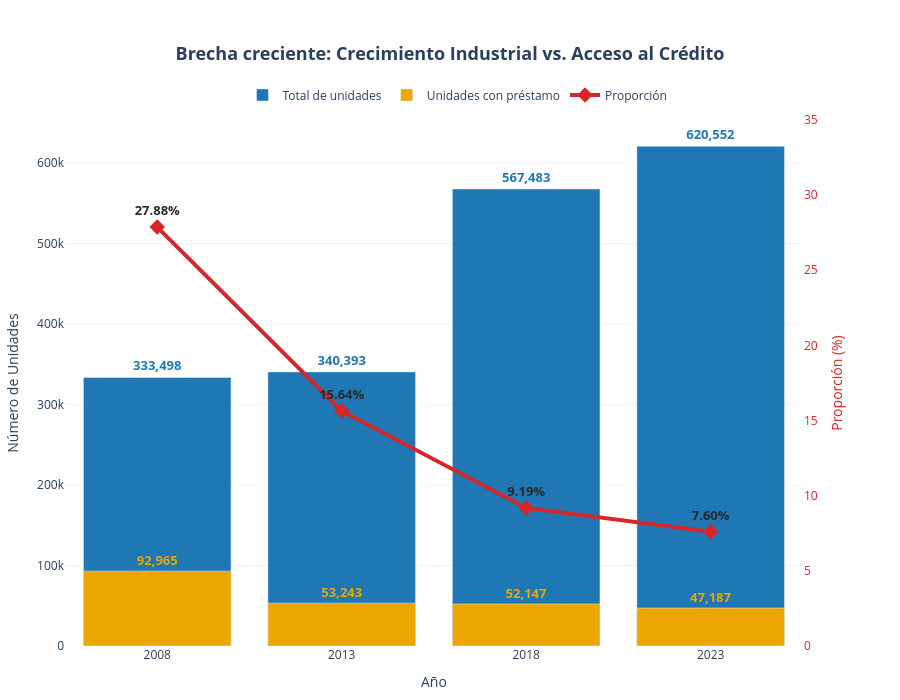

The notebook cell this image was saved under:
### Code cell
numero_unidades = pd.to_numeric(df_932['Numero de unidades'].astype(str).str.replace(',', '', regex=False))
total_unidades = pd.to_numeric(df_932['Total de unidades'].astype(str).str.replace(',', '', regex=False))
proporcion_unidades = pd.to_numeric(df_932['Proporcion de unidades'])
periodos = df_932['Periodo'].astype(str)

fig = make_subplots(specs=[[{"secondary_y": True}]])

fig.add_trace(
    go.Bar(
        x=periodos,
        y=total_unidades,
        name='Total de unidades',
        marker_color='#1f77b4',
        text=[f"{v:,.0f}" for v in total_unidades],
        textposition='outside',
        insidetextanchor='end',
        textfont=dict(size=13, color='#1f77b4', weight='bold'),
        offsetgroup=1
    ),
    secondary_y=False
)

fig.add_trace(
    go.Bar(
        x=periodos,
        y=numero_unidades,
        name='Unidades con préstamo',
        marker_color="#eca601",
        text=[f"{v:,.0f}" for v in numero_unidades],
        textposition='outside',
        cliponaxis=False,
        textfont=dict(size=15, color='#eca601', weight='bold'),
        offsetgroup=1
    ),
    secondary_y=False
)

fig.add_trace(
    go.Scatter(
        x=periodos,
        y=proporcion_unidades,
        name='Proporción',
        mode='lines+markers+text',
        marker=dict(symbol='diamond', size=12, color='#d62728'),
        line=dict(color='#d62728', width=4),
        text=[f"{v:.2f}%" for v in proporcion_unidades],
        textposition='top center',
        cliponaxis=False,
        textfont=dict(color='#282828', size=13, weight='bold')
    ),
    secondary_y=True
)

fig.update_layout(
    title=dict(
        text='<b>Brecha creciente: Crecimiento Industrial vs. Acceso al Crédito</b>',
        x=0.5,
        font=dict(size=18)
    ),
    xaxis=dict(title='Año', tickmode='linear'),
    yaxis=dict(title='Número de Unidades', showgrid=True, gridcolor='rgba(0,0,0,0.05)'),
    yaxis2=dict(title='Proporción (%)', range=[0, 35], color='#d62728', overlaying='y', side='right'),
    barmode='overlay',
    plot_bgcolor='white',
    margin=dict(t=120, b=50, l=50, r=50),
    legend=dict(orientation="h", yanchor="bottom", y=1.02, xanchor="center", x=0.5),
    uniformtext=dict(minsize=12, mode='show'),
    height=700
)

fig.show()

### Figure 1 — Plotly figure (JSON) as saved in the notebook; plotly's stock layout.template omitted (floating-point values rounded to 4 significant figures)
{"data": [{"insidetextanchor": "end", "marker": {"color": "#1f77b4"}, "name": "Total de unidades", "offsetgroup": "1", "text": ["333,498", "340,393", "567,483", "620,552"], "textfont": {"color": "#1f77b4", "size": 13, "weight": "bold"}, "textposition": "outside", "type": "bar", "x": ["2008", "2013", "2018", "2023"], "xaxis": "x", "y": [333498, 340393, 567483, 620552], "yaxis": "y"}, {"cliponaxis": false, "marker": {"color": "#eca601"}, "name": "Unidades con préstamo", "offsetgroup": "1", "text": ["92,965", "53,243", "52,147", "47,187"], "textfont": {"color": "#eca601", "size": 15, "weight": "bold"}, "textposition": "outside", "type": "bar", "x": ["2008", "2013", "2018", "2023"], "xaxis": "x", "y": [92965, 53243, 52147, 47187], "yaxis": "y"}, {"cliponaxis": false, "line": {"color": "#d62728", "width": 4}, "marker": {"color": "#d62728", "size": 12, "symbol": "diamond"}, "mode": "lines+markers+text", "name": "Proporción", "text": ["27.88%", "15.64%", "9.19%", "7.60%"], "textfont": {"color": "#282828", "size": 13, "weight": "bold"}, "textposition": "top center", "type": "scatter", "x": ["2008", "2013", "2018", "2023"], "xaxis": "x", "y": [27.88, 15.64, 9.189, 7.604], "yaxis": "y2"}], "layout": {"barmode": "overlay", "height": 700, "legend": {"orientation": "h", "x": 0.5, "xanchor": "center", "y": 1.02, "yanchor": "bottom"}, "margin": {"b": 50, "l": 50, "r": 50, "t": 120}, "plot_bgcolor": "white", "title": {"font": {"size": 18}, "text": "<b>Brecha creciente: Crecimiento Industrial vs. Acceso al Crédito</b>", "x": 0.5}, "uniformtext": {"minsize": 12, "mode": "show"}, "xaxis": {"anchor": "y", "domain": [0, 0.94], "tickmode": "linear", "title": {"text": "Año"}}, "yaxis": {"anchor": "x", "domain": [0, 1], "gridcolor": "rgba(0,0,0,0.05)", "showgrid": true, "title": {"text": "Número de Unidades"}}, "yaxis2": {"anchor": "x", "color": "#d62728", "overlaying": "y", "range": [0, 35], "side": "right", "title": {"text": "Proporción (%)"}}}}
